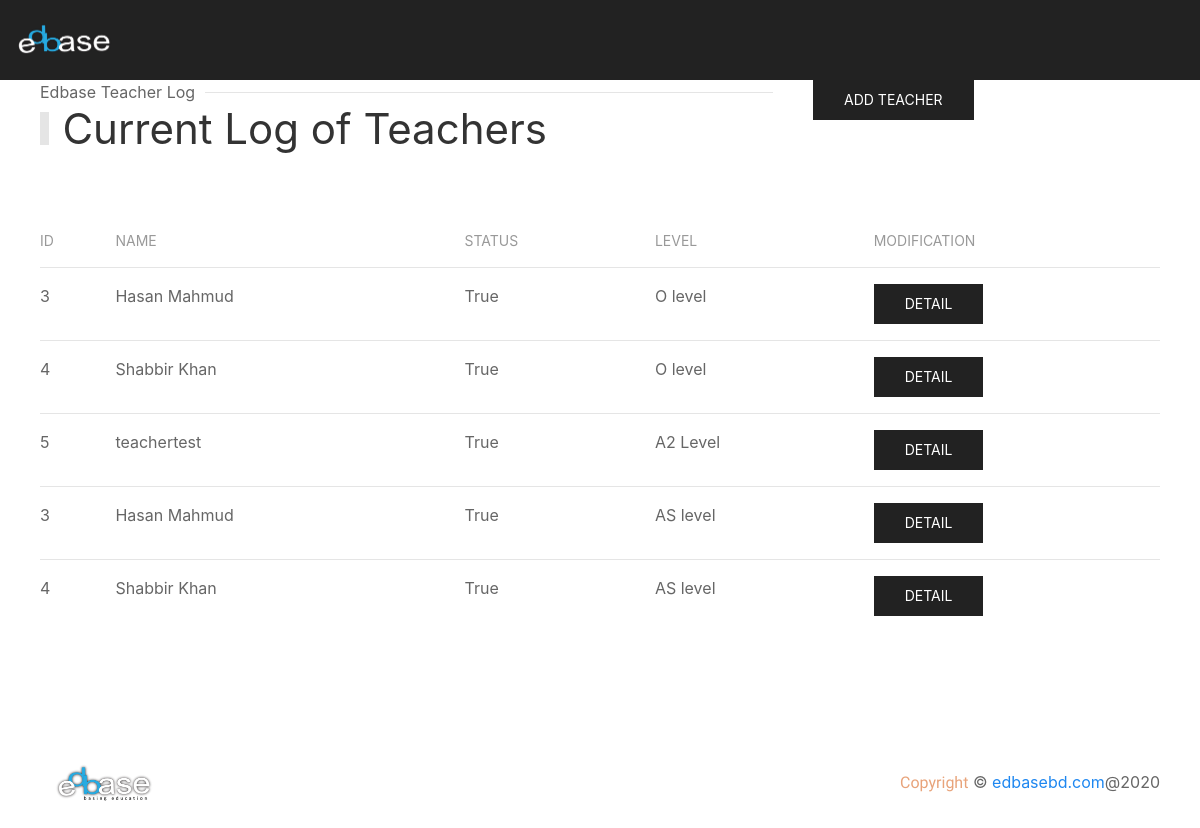
Page /teacherlist/ on the committed database.
### applicant/models.py (models this page shows, shortened)
class EdbaseTeacherSubject(models.Model):
    teacher = models.ForeignKey(EdbaseTeacher, related_name='edbaseteacher', on_delete=models.CASCADE)
    location = models.ForeignKey(EdbaseLocation, related_name='edbaselocation', on_delete=models.CASCADE)
    board = models.ForeignKey(EdbaseBoard, related_name='edbaseboard', on_delete=models.CASCADE)
    qualification = models.ForeignKey(EdbaseQualification, related_name='edbasequalification', on_delete=models.CASCADE)
    subject = models.ForeignKey(EdbaseSubject, related_name='edbasesubject', on_delete=models.CASCADE)

class EdbaseTeacher(models.Model):
    user = models.OneToOneField(User, on_delete=models.CASCADE)
    name = models.CharField(max_length=128, null=True, blank=True)
    status = models.BooleanField(default=True, null=True, blank=True)
    createt_at = models.DateTimeField(auto_now_add=True, null=True, blank=True)

class EdbaseQualification(models.Model):
    level = models.CharField(max_length=128, null=True, blank=True)
    created_at = models.DateTimeField(auto_now_add=True, null=True, blank=True)

### applicant/views.py (the view)
# urls.py: path('teacherlist/', views.teacherlist, name='teacherlist'),
def teacherlist(request):
    teachers = EdbaseTeacherSubject.objects.all()
    return render(request, 'teachersNew.html', {'teachers': teachers})

### applicant/templates/teachersNew.html (shortened to what this page needs)
{% extends 'base.html' %}
{% load static %}
{% block content %}
    <section class="main-section">
        <section class="main-section">
            <div class="admin-section-top">
                <div>
                    <div class="uk-section-secondary uk-preserve-color">
                        <div uk-sticky="animation: uk-animation-slide-top; sel-target: .uk-navbar-container; cls-active: uk-navbar-sticky; cls-inactive: uk-navbar-transparent uk-dark; top: 200">
                            <nav class="uk-navbar-container" uk-navbar="mode: click;">
                                <div class="uk-navbar-left">
                                    <a class="uk-navbar-item uk-logo logo-size" href="/"><img src="/static/img/edbase_footer.png" alt="edbase"></a>
                                </div>
                            </nav>
                        </div>
                    </div>
                </div>
            </div>
        </section>
    </section>
    <section id="student-list">
        <div class="uk-container">
            <div uk-grid>
                <div class="uk-width-2-3@m">
                    <div class="head">
                        <h1 class="uk-heading-bullet">Current Log of Teachers</h1>
                        <p class="uk-heading-line"><span>Edbase Teacher Log</span></p>
                    </div>
                </div>
                <div class="uk-width-expand@m">
                    <a href="{% url 'addteachernext' %}" class="uk-button uk-button-secondary">Add Teacher</a>
                </div>
            </div>
            <div class="uk-child-width-1@m" uk-grid>
                <div class="uk-margin-large">
                    <table class="uk-table uk-table-justify uk-table-hover uk-table-divider">
                        <thead>
                            <tr>
                                <th>id</th>
                                <th>Name</th>
                                <th>Status</th>
                                <th>Level</th>
                                <th>Modification</th>
                            </tr>
                        </thead>
                        <tbody>
                            {% for teacher in teachers %}
                            <tr>
                                <td>{{ teacher.teacher.id }}</td>
                                <td>{{ teacher.teacher.name }}</td>
                                <td>{{ teacher.teacher.status }}</td>
                                <td>{{ teacher.qualification.level }}</td>
                                <td class="uk-flex">
                                    <a href="{% url 'teachernextdetail' teacher.id %}" class="uk-button uk-button-secondary">Detail</a>
                                </td>
                            </tr>
                            {% endfor %}
                        </tbody>
                    </table>
                </div>
            </div>
        </div>
    </section>
    <section id="footer">
        <div class="uk-padding">
            <div class="uk-flex uk-flex-wrap uk-flex-wrap-around uk-flex-between uk-flex-middle">
                <a class="uk-navbar-item uk-logo logo-size" href="/"><img src="/static/img/edbase.png" alt="zeros"></a>
                <p class="uk-text-center"> <span class="zeros-sub-head copy">Copyright</span>  © <a href="/">edbasebd.com</a>@2020</p>
            </div>
        </div>
    </section>
{% endblock %}

### static/css/main.css (style rules this page uses)
p { margin: 0; }
.main-section { position: relative; }
.zeros-sub-head { font-family: 'Dancing Script', cursive; font-size: 2.3rem; color:#5a3a68; }
.logo-size { width: 128px; }
.copy { font-size: 1rem; color: #e8a37a; }
.admin-section-top { height: 10vh; }
.head { display: flex; flex-direction: column-reverse; }

### rows in the picture
EdbaseTeacherSubject: teacher.id "3", teacher.name "Hasan Mahmud", teacher.status "True", qualification.level "O level"
EdbaseTeacherSubject: teacher.id "4", teacher.name "Shabbir Khan", teacher.status "True", qualification.level "O level"
EdbaseTeacherSubject: teacher.id "5", teacher.name "teachertest", teacher.status "True", qualification.level "A2 Level"
EdbaseTeacherSubject: teacher.id "3", teacher.name "Hasan Mahmud", teacher.status "True", qualification.level "AS level"
EdbaseTeacherSubject: teacher.id "4", teacher.name "Shabbir Khan", teacher.status "True", qualification.level "AS level"
